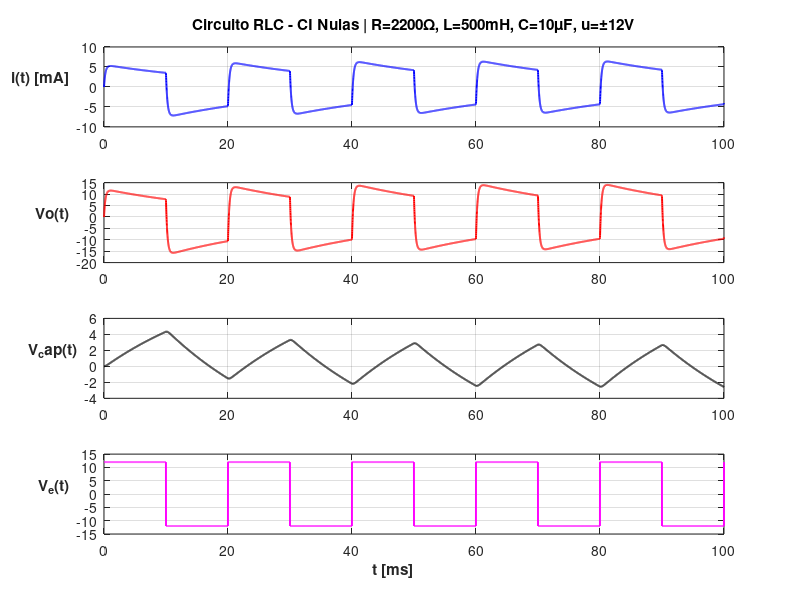

Write MATLAB code to recreate this figure.
% ===========================================================
% Sistema: Circuito RLC serie
% Variables de estado: x = [i, v_c]
% Entrada:  u = v_e(t)  (escalon +/-12V, cambia signo cada 10ms)
% Salida:   y = v_r(t) = R * i(t)
%
% Modelo en espacio de estados:
%   x_p = A*x(t) + b*u(t)
%   y     = c^T * x(t)
%
% Matrices:
%   A = [-R/L  -1/L]    b = [1/L]    c = [R  0]
%       [ 1/C   0  ]        [ 0 ]
% ===========================================================

clear all; close all; clc;
pkg load control

% ============================================================
% Item 1 - Actividad Practica 1:
% Asignar valores a R = 2200 Ohm, L = 500 mH y C = 10uF. Obtener simulaciones que permitan estudiar la dinámica del sistema, con una entrada de tensión escalón de 12V, que cada 10 ms cambia de signo.
% ============================================================


% 1- ASIGNO VALORES A PARAMETROS, las variables del sistema (RLC, V)
R       = 2200;
L       = 500e-3;
C       = 10e-6;
V_amp   = 12.0;
T_signo = 10e-3;     % Periodo de cambio de signo de escalon[s] - 10 ms

% 2- CREO MATRICES que modelan sistemas (A, b, c)
A = [-R/L,  -1/L;
      1/C,   0  ];

B = [1/L;
     0  ];

C = [R;
     0]';      % y = c' * x  => v_r = R*i

D=0;

% 3- CREO SISTEMA usando libreria control -> obtengo salida para voltaje de resistencia
sys=ss(A,B,C,D);

% 4- (EXTRA) VERIFICO ESTABILIDAD: calc autovalores de A para tener los polos de la FdT
autovalores = eig(A);
fprintf('Autovalores del sistema:\n');
for k = 1:length(autovalores)
  fprintf('  lambda_%d = %.4f + %.4fi\n', k, real(autovalores(k)), imag(autovalores(k)));
end
if all(real(autovalores) < 0)
  fprintf('  => Sistema ESTABLE (Re(lambda) < 0)\n\n');
else
  fprintf('  => Sistema INESTABLE\n\n');
end

% 5- CONFIGURO SIMULACION: asigno vector de entrada U que cambia de signo cada 10ms, y seteo vector t de 0 a 0.1s con paso 1e-5
dt    = 1e-5;      % Paso [s]
t_fin = 0.10;      % Tiempo total [s]
t     = 0:dt:t_fin;
N     = length(t);

% Generacion de la entrada: escalon +12V/-12V cada T_signo
u_hist = zeros(1, N);
for k = 1:N
  n_periodo = floor(t(k) / T_signo);
  if mod(n_periodo, 2) == 0
    u_hist(k) = +V_amp;
  else
    u_hist(k) = -V_amp;
  end
end

% 6- SIMULACION y GRAFICO: tomo valores de las variables de interes y grafico
[y, t, x] = lsim(sys, u_hist, t);
% y -> tensión en la resistencia
% x(:,1) -> corriente i(t)
% x(:,2) -> tensión del capacitor
t_ms = t * 1e3;   % tiempo en ms para graficos
figure;

subplot(4,1,1);
plot(t_ms, 1e3*x(:,1), 'b', 'LineWidth', 1.4);
ylabel("i(t) [mA]", ...
"rotation", 0, ...
"fontweight", "bold", ...
"horizontalalignment", "right");
title('Circuito RLC - CI Nulas | R=2200\Omega, L=500mH, C=10\muF, u=\pm12V');
grid on;

subplot(4,1,2);
plot(t_ms, y, 'r', 'LineWidth', 1.4);
ylabel("Vo(t)", ...
       "rotation", 0, ...
       "fontweight", "bold", ...
       "horizontalalignment", "right");
grid on;

subplot(4,1,3);
plot(t_ms, x(:,2), 'k', 'LineWidth', 1.4);
ylabel("V_cap(t)", ...
       "rotation", 0, ...
       "fontweight", "bold", ...
       "horizontalalignment", "right");
grid on;

subplot(4,1,4);
plot(t_ms, u_hist, 'm', 'LineWidth', 1.4);       
h = xlabel("t [ms]", "fontweight", "bold");
set(h, "horizontalalignment", "right");
ylabel("V_e(t)", ...
       "rotation", 0, ...
       "fontweight", "bold", ...
       "horizontalalignment", "right");
grid on;
